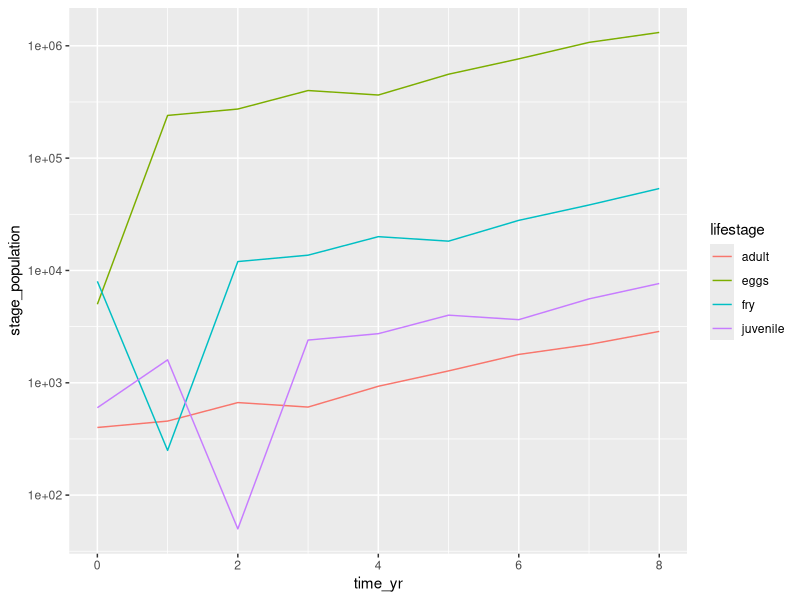
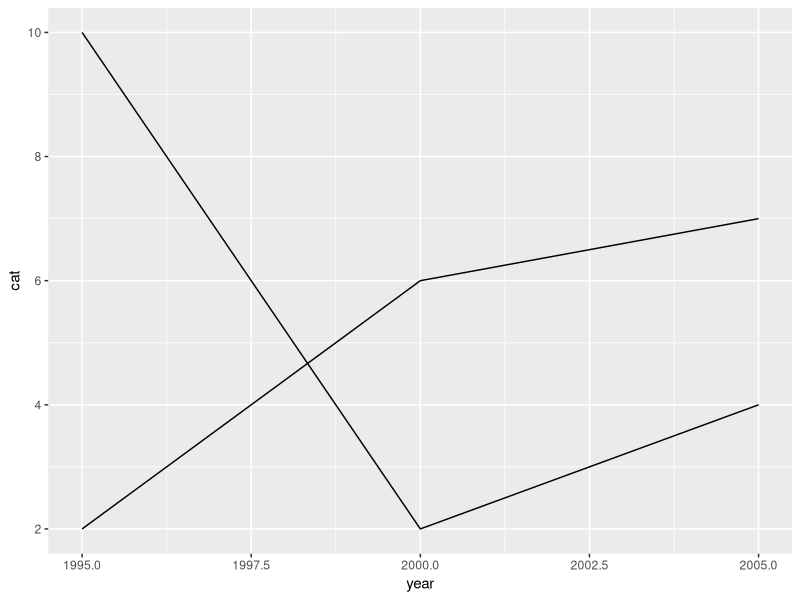

The R source for these figures, in order: (Note: this script raises an error after producing the figures.)
## ---- chunk 1
knitr::opts_chunk$set(echo = TRUE)
library(tidyverse)
## ---- chunk 2
# Make the Leslie Matrix:
fish_leslie <- matrix(c(0, 0, 0, 600, 0.05, 0, 0, 0, 0, 0.20, 0, 0, 0, 0, 0.16, 0.9), nrow = 4, ncol = 4, byrow = TRUE)

# Check it out: 
fish_leslie
## ---- chunk 3
# Initial population structure (Roe, Fry, Juvenile, Adult): 
fish_year0 <- c(5000, 8000, 600, 400)
## ---- chunk 4
# Model projections

# ------ WHAT HAPPENS HERE? ------ #
# ------ comment line-by-line ---- #

# Sequence of years from 0 to 8 years by 1 year (9 values)
time_yr <- seq(from = 0, to = 8, by = 1)

# Creating a blank matrix of 9 by 4 (row,column)
proj_year <- matrix(ncol = length(fish_year0), nrow = length(time_yr))

# Putting fish year vector in first row of proj_year
proj_year[1, ] <- fish_year0

# This is a for loop that will complete the dot product and populates the rows
for (i in 2:length(time_yr)) {
  proj_year[i,] <- fish_leslie %*% proj_year[i-1,]
}


# The rest is wrangling & visualization (run to check it out):
colnames(proj_year) <- c("eggs", "fry", "juvenile", "adult")

#Here pivot longermakes a data frame from wide to long format and excluding (-time_yr)
proj_df <- data.frame(time_yr, proj_year) %>% 
  pivot_longer(cols = -time_yr, names_to = "lifestage", values_to = "stage_population")

## Could also -time_yr = c("eggs","fry","juvenile","adult")

ggplot(data = proj_df, aes(x = time_yr, y = stage_population)) +
  geom_line(aes(color = lifestage)) +
  scale_y_log10()

## ---- chunk 5
demo <- data.frame(year = c(1995,2000,2005),
                   cat= c(10,2,4),
                   dog = c(2,6,7)
                   )

ggplot(demo) + geom_line(aes(x= year,y =cat)) + geom_line(aes(x=year,y = dog))


## Instead do
demo_longer <- demo %>% 
  pivot_longer(cols = c(cat,dog), names_to = "species",values_to = "count")

ggplot(demo_longer) + geom_line(aes(color = species))
